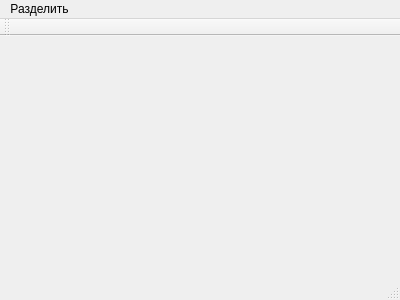
<?xml version="1.0" encoding="UTF-8"?>
<ui version="4.0">
 <class>MainWindow</class>
 <widget class="QMainWindow" name="MainWindow">
  <property name="geometry">
   <rect>
    <x>0</x>
    <y>0</y>
    <width>400</width>
    <height>300</height>
   </rect>
  </property>
  <property name="windowTitle">
   <string>MainWindow</string>
  </property>
  <widget class="QWidget" name="centralWidget">
   <layout class="QVBoxLayout" name="verticalLayout"/>
  </widget>
  <widget class="QMenuBar" name="menuBar">
   <property name="geometry">
    <rect>
     <x>0</x>
     <y>0</y>
     <width>400</width>
     <height>18</height>
    </rect>
   </property>
   <widget class="QMenu" name="menu">
    <property name="title">
     <string>Разделить</string>
    </property>
    <addaction name="action_1"/>
    <addaction name="action_2"/>
    <addaction name="action"/>
   </widget>
   <addaction name="menu"/>
  </widget>
  <widget class="QToolBar" name="mainToolBar">
   <attribute name="toolBarArea">
    <enum>TopToolBarArea</enum>
   </attribute>
   <attribute name="toolBarBreak">
    <bool>false</bool>
   </attribute>
  </widget>
  <widget class="QStatusBar" name="statusBar"/>
  <action name="action_1">
   <property name="text">
    <string>Разделить по горизонтали</string>
   </property>
  </action>
  <action name="action_2">
   <property name="text">
    <string>Разделить по верткали</string>
   </property>
  </action>
  <action name="action">
   <property name="text">
    <string>Удалить разделение</string>
   </property>
  </action>
 </widget>
 <layoutdefault spacing="6" margin="11"/>
 <resources/>
 <connections/>
</ui>
